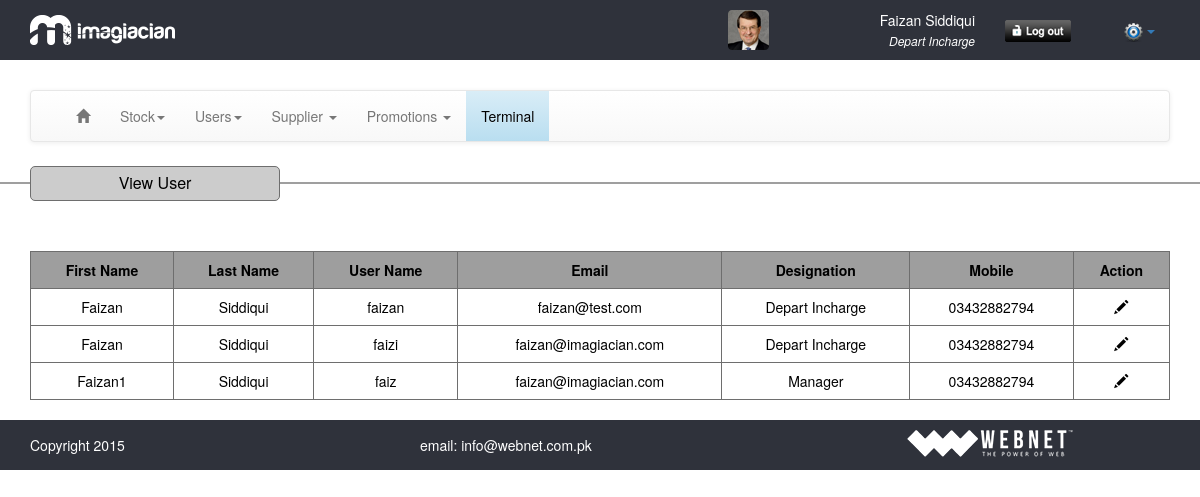
The app's page /view_user.php (signed in), older data.
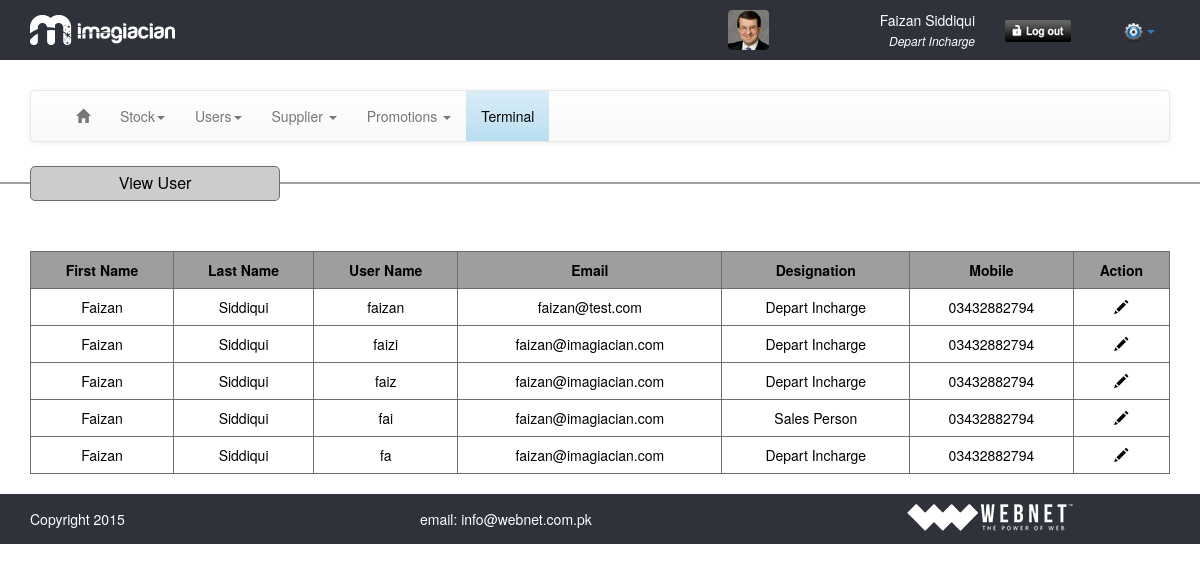
The same page, newer data.
### tables this page shows
CREATE TABLE IF NOT EXISTS `users` (
  `id` int(11) NOT NULL,
  `fname` varchar(32) NOT NULL,
  `lname` varchar(32) NOT NULL,
  `email` varchar(64) NOT NULL,
  `login` varchar(32) NOT NULL,
  `password` varchar(256) NOT NULL,
  `mobile` varchar(32) NOT NULL,
  `phone` varchar(32) NOT NULL,
  `address` varchar(256) NOT NULL,
  `city` varchar(32) NOT NULL,
  `country` varchar(32) NOT NULL,
  `nic` tinytext NOT NULL,
  `dob` varchar(32) NOT NULL,
  `photo` tinytext NOT NULL,
  `designation` varchar(32) NOT NULL,
  `capabilities` tinytext NOT NULL,
  `datetime` timestamp NOT NULL DEFAULT CURRENT_TIMESTAMP
);

### common/class.database.php (called while the page is built, shortened)
<?php
class Database {
    public $_DB;
    public $_query;
    public $_select = array();
    public $_action;
    public $_table;
    public function __construct() {
        try {
            $this->_DB = new PDO('mysql:host=' . DB_HOST . ';dbname=' . DB_NAME, DB_USER, DB_PASS);
            $this->_DB->setAttribute(PDO::ATTR_ERRMODE, PDO::ERRMODE_EXCEPTION);
        } catch (PDOException $e) {
            echo 'ERROR: ' . $e->getMessage();
        }
    }
    public function query($query) {
        try {
            $this->_query = $this->_DB->prepare(filter_var($query, FILTER_SANITIZE_STRING));
            $this->_query->execute();
            $this->_select = array();
        } catch (PDOException $e) {
            $er = $e->errorInfo;
            echo '<p style="font-family:arial; background:#F00; position:absolute; z-index:10000; color:#FFF; padding:5px;">ERROR: ' . $er[2] . '</p>';
        }
    }
    public function build_query() {
        $query = $this->_action;
        if ($this->_action == 'SELECT') {
            if (!empty($this->_select)) {
                foreach ($this->_select as $column_name => $name) {
                    $query .=' ' . $column_name . ' as ' . $name . ', ';
                }
            } else {
                $query .= ' *';
            }
            $query = rtrim($query, ', ');
        }
        if ($this->_action != 'UPDATE' && $this->_action != 'INSERT') {
            $query .= ' FROM ';
        }
        $query .= $this->_table;
        $this->query($query);
    }
    public function all_results($fetch_type = PDO::FETCH_OBJ) {
        return $this->_query->fetchAll($fetch_type);
    }
    public function from($table_name, $num_rows = NULL) {
        $this->_action = 'SELECT';
        $this->_table = $table_name;
        $this->build_query();
    }
}

### classes/class.user.php (called while the page is built, shortened)
<?php
class user extends database
{
	private $table_name;
	function __construct(){
		$this->table_name = 'users';
	}
	public function get_users($ID = NULL)
	{
		$this->from($this->table_name);
		return $this->all_results();
	}
}
 ?>

### view_user.php (the view, shortened to what this page needs)
<?php require_once 'header.php'; ?>
<section>
	<hr/>
	<div class="container">
		<div class="row">
			<div class="tableHeading">
				<p class="nomargin alignCenter">View User</p>
			</div>
			<div class="col-md-12">
				<?php
				$user = new user();
				$results = $user->get_users();
				if ($results) {
				?>
				<table border="1" cellpadding="0" cellspacing="0" class="table table-hover tableView">
					<tr>
						<th>First Name</th>
						<th>Last Name</th>
						<th>User Name</th>
						<th>Email</th>
						<th>Designation</th>
						<th>Mobile</th>
						<th>Action</th>
					</tr>
						<?php
						foreach($results as $res){
						$designation = $res->designation;
						echo '<tr>';
						echo '<td>'. $res->fname .'</td>';
						echo '<td>'. $res->lname .'</td>';
						echo '<td>'. $res->login .'</td>';
						echo '<td>'. $res->email.'</td>';
						echo '<td style="text-transform: capitalize;">'. str_replace("_"," ","$designation") .'</td>';
						echo '<td>'. $res->mobile .'</td>';
						echo '<td class="alignCenter"><a href="add_user.php?id='.$res->id.'"><span class="glyphicon glyphicon-pencil"></span></a></td>';
						echo '</tr>';
						}
						?>
				</table>
				<?php
				}else{
					echo 'Error';
				}
				?>
			</div>
</section>
<?php require_once 'footer.php'; ?>

### header.php (shortened to what this page needs)
<!DOCTYPE html>
<html>
<head>
	<link href="assets/css/reset.css" rel="stylesheet">
	<link href="assets/css/general.css" rel="stylesheet">
	<link href="assets/css/bootstrap.css" rel="stylesheet">
	<link href="assets/css/bootstrap-theme.css" rel="stylesheet">
	<link href="assets/css/style.css" rel="stylesheet">
</head>
<body>
<header>
	<div class="container">
		<div class="row">
			<div class="col-md-7"><a href="dashboard.php"><img src="assets/images/logo.png" class="logo"/></a></div>
			<div class="col-md-3 userDetail"><img src="assets/images/user_image.png"/><p><?php echo $_SESSION['user']->first_name; ?> <?php echo $_SESSION['user']->last_name; ?></p><span> <?php $desig = $_SESSION['user']->designation; echo str_replace("_"," ","$desig"); ?></span></div>
			<div class="col-md-1"><a href="login.php?logout=true"><img src="assets/images/login.png" class="logoutBtn" /></a></div>
			<div class="col-md-1">
				<div class="navbar-collapse settingBtn">
					<ul class="navbar-right nomargin">
						<li class="dropdown">
						  <a href="#" class="dropdown-toggle" data-toggle="dropdown" role="button" aria-haspopup="true" aria-expanded="false"><img src="assets/images/setting_icon.png"/><span class="caret"></span></a>
						</li>
					</ul>
				</div>
			</div>
		</div>
	</div>
</header>
<?php include ABSPATH.'include/menu.php'; ?>

### include/menu.php (shortened to what this page needs)
<div class="container">
	<div class="col-md-12 nopadding">
		<nav class="navbar navbar-default">
		  <div class="container-fluid">
		    <div class="collapse navbar-collapse" id="bs-example-navbar-collapse-1">
		      <ul class="nav navbar-nav">
		        <li><a href="dashboard.php"><span class="glyphicon glyphicon-home" aria-hidden="true"></span></a></li>
		        <li class="dropdown">
		          <a href="#" class="dropdown-toggle" data-toggle="dropdown" role="button" aria-haspopup="true" aria-expanded="false">Stock<span class="caret"></span></a>
		        </li>
		        <li class="dropdown">
		          <a href="#" class="dropdown-toggle" data-toggle="dropdown" role="button" aria-haspopup="true" aria-expanded="false">Users<span class="caret"></span></a>
		        </li>
		        <li class="dropdown">
		          <a href="#" class="dropdown-toggle" data-toggle="dropdown" role="button" aria-haspopup="true" aria-expanded="false">Supplier <span class="caret"></span></a>
		        </li>
		        <li class="dropdown">
		          <a href="#" class="dropdown-toggle" data-toggle="dropdown" role="button" aria-haspopup="true" aria-expanded="false">Promotions <span class="caret"></span></a>
		        </li>
		        <li class="alert-info"><a href="terminal.php" style="color:#000;" target="_blank">Terminal</a></li>
		      </ul>
		    </div>
		  </div>
		</nav>
	</div>
</div>

### footer.php (shortened to what this page needs)
<footer>
	<div class="container">
		<div class="row">
			<div class="col-md-4">
				<p>Copyright 2015 </p>
			</div>
			<div class="col-md-4">
				<p>email: info@webnet.com.pk</p>
			</div>
			<div class="col-md-4 ">
				<img src="assets/images/powered_logo.png" class="img-responsive marginauto flogo" />
			</div>
		</div>
	</div>
</footer>
</body>
</html>

### assets/css/general.css (style rules this page uses)
a,abbr,acronym,address,applet,article,aside,audio,b,big,blockquote,body,canvas,caption,center,cite,code,dd,del,details,dfn,dialog,div,dl,dt,em,embed,fieldset,figcaption,figure,font,footer,form,h1,h2,h3,h4,h5,h6,header,hgroup,hr,html,i,iframe,img,ins,kbd,label,legend,li,mark,menu,meter,nav,object,ol,output,p,pre,progress,q,rp,rt,ruby,s,amp,section,small,span,strike,strong,sub,summary,sup,table,tbody,td,tfoot,th,thead,time,tr,tt,u,ul,var,video,xmp { margin:0; padding:0; }
body { background:#fff; color: #000 !important; }
html, body { height:100%; width:100%; }
h1, h2, h3, h4, p { margin-bottom:15px; }
hr { border: 1px solid #9f9f9f !important; }
.nomargin { margin:0px!important; }
.marginauto { margin: auto !important; }
.nopadding { padding:0px!important; }
.alignCenter { text-align:center!important; }
a, input, textarea, select, img { border:0px; outline:none; }
ul, li { padding: 0px; margin: 0px; }
ul { list-style:none; }
p { text-align:justify; }

### assets/css/style.css (style rules this page uses)
.tableView, .tableView a { color: #000 !important; text-align: center !important; }
.tableView tr th { background-color: #9e9e9e; text-align: center; font-weight: bold; }
.tableView tr td, .tableView tr th { border-top: 1px solid #6e6e6e !important; border-right: 1px solid #6e6e6e; border-left: 1px solid #6e6e6e; border-bottom: 1px solid #6e6e6e; }
.tableHeading { width: 250px; margin-top: -38px; margin-bottom: 50px; background-color: #ccc; padding: 5px 10px; font-size: 16px; border-radius: 5px; text-align: center; border: 1px solid #6E6E6E; margin-left: 15px; }
header { background-color: #2f323b; color:#fff; margin-bottom: 30px; padding: 10px 0px; }
header .logo { margin: 5px 0px; }
header .userDetail { text-align: right; }
header .userDetail img { float: left; margin-left: 15px; }
header .userDetail p { text-align: right; margin: 0px; }
header .userDetail span { text-align: right; font-size: 12px; font-style: italic; text-transform: capitalize; }
header .logoutBtn { padding-top: 10px; }
header .settingBtn { padding-top: 10px; }
footer { background-color: #2f323b; padding: 10px; color: #fff; width: 100%; }
footer p { margin: 5px 0px; }

Row changes from the older to the newer data that the page shows:
removed users: fname "Faizan1", lname "Siddiqui", login "faiz", email "faizan@imagiacian.com", designation "Manager", mobile "03432882794"
added users: fname "Faizan", lname "Siddiqui", login "faiz", email "faizan@imagiacian.com", designation "Depart Incharge", mobile "03432882794"
added users: fname "Faizan", lname "Siddiqui", login "fai", email "faizan@imagiacian.com", designation "Sales Person", mobile "03432882794"
added users: fname "Faizan", lname "Siddiqui", login "fa", email "faizan@imagiacian.com", designation "Depart Incharge", mobile "03432882794"
